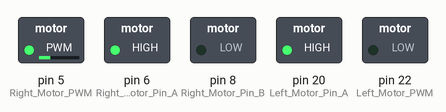
A sketch run on a simulated Arduino Mega 2560, built with avr-gcc and run on an emulated ATmega2560. On the bench: switched loads named in the sketch (green lamp = pin HIGH). What the sketch prints to the serial monitor is not drawn.

Above: at 0.1 s.
Timing chart, 0 to 1.6 s (numbered marks = the images above):
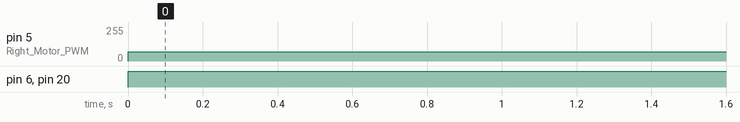

Measured:
- by itself, pin 5 (Right_Motor_PWM): 0/255 → 71/255 at 0.00 s
- by itself, pin 6 (Right_Motor_Pin_A), pin 20 (Left_Motor_Pin_A): LOW → HIGH at 0.00 s

The sketch:

Platform_Distance_Test_R07.ino
```cpp
// (licence header left out)
// ================================================================
// ===               INTERRUPT DETECTION ROUTINE                ===
// ================================================================

volatile bool mpuInterrupt = false;     // indicates whether MPU interrupt pin has gone high
void dmpDataReady() {
  mpuInterrupt = true;
}


////////////////////////////////////////////////////////////////////////////////////////

///////////////////////////////////////////////////////////////
//Encoder pins definition

// Left encoder

#define Left_Encoder_PinA 14
#define Left_Encoder_PinB 15

volatile long Left_Encoder_Ticks = 0;
volatile bool LeftEncoderBSet;

//Right Encoder

#define Right_Encoder_PinA 12
#define Right_Encoder_PinB 11
volatile long Right_Encoder_Ticks = 0;
volatile bool RightEncoderBSet;

//Motor Pin definition
//Left Motor pins    1 20 22
#define Left_Motor_Pin_A 20  //was 20
#define Left_Motor_Pin_B 1

//PWM 1 pin number
#define Left_Motor_PWM 22  // for Teensy 3.6  for Teensy 4.1


//Right Motor  //6 8 5
#define Right_Motor_Pin_A 6 //was 6
#define Right_Motor_Pin_B 8

//PWM 2 pin number
#define Right_Motor_PWM 5


/////////////////////////////////////////////////////////////////////////////////////////
//Time  update variables

unsigned long LastUpdateMicrosecs = 0;
unsigned long LastUpdateMillisecs = 0;
unsigned long CurrentMicrosecs = 0;
unsigned long MicrosecsSinceLastUpdate = 0;
float SecondsSinceLastUpdate = 0;

///////////////////////////////////////////////////////////////////////////////////////
//Motor speed defined
//Motor left and right speed
float motor_left_speed = 6.25;       //************** set these to the speed you want in cm/sec
float motor_right_speed = 6.25;
float motor_left_ticks_act = 0;
float motor_right_ticks_act = 0;
float motor_left_ticks_set = 0;
float motor_right_ticks_set = 0;
float motor_left_total_ticks = 0;
float motor_right_total_ticks = 0;
int motor_ticks_cm = 16.5;     // ticks per cm xxx measured
int motor_right_pwm = 71;
int motor_left_pwm = 70;
float PRE_motor_right_pwm = 0;

// ticks per cm  = 52.6  50 gear ratio * 16 PPR /15.2 cm  wheel circumference
/////////////////////////////////////////////////////////////////


//Setup serial, encoders,  functions
void setup()
{

  //Init Serial port with 9600 baud rate  ************Note this is significantly slower than
  Serial.begin(9600);

  //Setup Encoders
  SetupEncoders();
  //Setup Motors
  SetupMotors();
  // motor_left_ticks_set = motor_ticks_cm * motor_left_speed;
  //  motor_right_ticks_set = motor_ticks_cm * motor_right_speed;
  motor_left_ticks_set = 270;
  motor_right_ticks_set = 270;


}

//SetupEncoders() Definition

void SetupEncoders()
{
  // Quadrature encoders  ************* note not used as quadrature encoder  we know what direction so we don't need the encoder to tell us
  // Left encoder
  pinMode(Left_Encoder_PinA, INPUT_PULLUP);      // sets pin A as input
  pinMode(Left_Encoder_PinB, INPUT_PULLUP);      // sets pin B as input
  //Attaching interrupt in Left_Enc_PinA.
  attachInterrupt(Left_Encoder_PinB, do_Left_Encoder, RISING);


  // Right encoder
  pinMode(Right_Encoder_PinA, INPUT_PULLUP);      // sets pin A as input
  pinMode(Right_Encoder_PinB, INPUT_PULLUP);      // sets pin B as input
  //Attaching interrupt in Right_Enc_PinA.
  attachInterrupt(Right_Encoder_PinB, do_Right_Encoder, RISING);

}

/////////////////////////////////////////////////////////////////////////////////////////////////////////////////////////////////////////////////////////////////////////////////////////
//Setup Motors() function

void SetupMotors()    //these are the direction bits
{

  //Left motor
  pinMode(Left_Motor_Pin_A, OUTPUT);
  pinMode(Left_Motor_Pin_B, OUTPUT);


  //Right Motor
  pinMode(Right_Motor_Pin_A, OUTPUT);
  pinMode(Right_Motor_Pin_B, OUTPUT);

}


//////////////////////////////////////////////////////////////////////////////////////////////////////////////////////////////////////////////////////////////////////////////////////////////////
//MAIN LOOP

void loop()
{


  //Send time information through serial port
  // Update_Time();

  //Send encoders values through serial port
  Update_Encoders();


  //Update motor values with corresponding speed and send speed values through serial port
  Update_Motors();

  if (motor_left_total_ticks > 2000)
  { motor_left_pwm = 0;
    PRE_motor_right_pwm = 0;
    motor_right_pwm = 0;
  }

  delay(1000);


}


//////////////////////////////////////////////////////////////////////////////////////////////////////////////////////////////////////////////////////////////////////////////////////
//do_Left_Encoder() Definitions  interrupt handler
void do_Left_Encoder()
{
  // Test transition; since the interrupt will only fire on 'rising' we don't need to read pin A
  // LeftEncoderBSet = digitalRead(Left_Encoder_PinB);   // read the input pin
  motor_left_ticks_act += LeftEncoderBSet ? -1 : +1;
  //  motor_left_ticks_act = motor_left_ticks_act +1;
}
//////////////////////////////////////////////////////////////////////////////////////////////////////////////////////////////////////////////////////////////////////////////////////
//do_Right_Encoder() Definitions   interrupt handler

void do_Right_Encoder()
{

  // RightEncoderBSet = digitalRead(Right_Encoder_PinB);   // read the input pin
  motor_right_ticks_act += RightEncoderBSet ? -1 : +1;
  //motor_right_ticks_act = motor_right_ticks_act +1;
  //motor_right_ticks_act = motor_right_ticks_act ;

}


////////////////////////////////////////////////////////////////////////////////////////////////////////////////////////////////////////////////////////////////////////////////////////
//Will update both motors
void Update_Motors()
{

  moveRightMotor(motor_right_pwm);
  moveLeftMotor(motor_left_pwm );

  if (motor_left_total_ticks - motor_right_total_ticks > 8 )
  {
    PRE_motor_right_pwm = PRE_motor_right_pwm + 0.1;
  //  motor_right_pwm = PRE_motor_right_pwm;
  }
  if (motor_left_total_ticks - motor_right_total_ticks < -8)
  {
    //   motor_right_pwm = motor_right_pwm -1;
    PRE_motor_right_pwm = PRE_motor_right_pwm - 0.1;
 //   motor_right_pwm = PRE_motor_right_pwm;
  }
  if (PRE_motor_right_pwm > 1)
  { motor_right_pwm = motor_right_pwm + 1;
    PRE_motor_right_pwm = 0;
  }

  if (PRE_motor_right_pwm < -1)
  { motor_right_pwm = motor_right_pwm - 1;
    PRE_motor_right_pwm = 0;
  }


  /*
    if (motor_right_ticks_act > motor_right_ticks_set)
    {
      motor_right_pwm = motor_right_pwm - 1;
    }
    else
    {
      motor_right_pwm = motor_right_pwm + 10;
    }

    if (motor_left_ticks_act > motor_left_ticks_set)
    {
      motor_left_pwm = motor_left_pwm - 1;
    }
    else
    {
      motor_left_pwm = motor_left_pwm + 10;   //was 10
    }
  */
  // Serial.print("motor_left_speed act");
  // Serial.print("\t");
  // Serial.print(motor_left_ticks_act /motor_ticks_cm ); // (ticks/sec) / (ticks/cm)
  //Serial.print("\t");
  Serial.print("Delta");
  Serial.print("\t");
  Serial.print(motor_left_total_ticks - motor_right_total_ticks  );
  Serial.print("\t");
  Serial.print("Right_PWM");
  Serial.print("\t");
  Serial.print(motor_right_pwm );
  Serial.print("\n");
  motor_right_total_ticks = motor_right_ticks_act + motor_right_total_ticks;
  motor_left_total_ticks = motor_left_ticks_act + motor_left_total_ticks;
  motor_right_ticks_act = 0;
  motor_left_ticks_act = 0;
}
////////////////////////////////////////////////////////////////////////////////////////////////////////////////////////
//Will update both encoder value through serial port
void Update_Encoders()
{

  Serial.print("left total ticks");
  Serial.print("\t");
  Serial.print(motor_left_total_ticks);
  Serial.print("\t");
  Serial.print("right_total ticks");
  Serial.print("\t");
  Serial.print(motor_right_total_ticks);
  Serial.print("\t");


}


//////////////////////////////////////////////////////////////////////////////////////////////////////////////////////
//Update time function
void Update_Time()
{


  CurrentMicrosecs = micros();
  LastUpdateMillisecs = millis();
  MicrosecsSinceLastUpdate = CurrentMicrosecs - LastUpdateMicrosecs;
  if (MicrosecsSinceLastUpdate < 0)
  {
    ///// MicrosecsSinceLastUpdate = INT_MIN - LastUpdateMicrosecs + CurrentMicrosecs;

  }
  LastUpdateMicrosecs = CurrentMicrosecs;
  SecondsSinceLastUpdate = MicrosecsSinceLastUpdate / 1000000.0;

  Serial.print("time");
  Serial.print("\t");
  Serial.print(LastUpdateMicrosecs);
  Serial.print("\t");
  Serial.print(SecondsSinceLastUpdate);
  Serial.print("\n");


}


////////////////////////////////////////////////////////////////////////////////////////////////////////////////////////////////////////////////////////////////////////////////////////

//Motor running function


void moveRightMotor(float rightServoValue)
{
  if (rightServoValue > 0)  //forward
  {

    digitalWrite(Right_Motor_Pin_A, HIGH);
    digitalWrite(Right_Motor_Pin_B, LOW);
    analogWrite(Right_Motor_PWM, rightServoValue);

  }
  else if (rightServoValue < 0) //backwards
  {
    digitalWrite(Right_Motor_Pin_A, LOW);
    digitalWrite(Right_Motor_Pin_B, HIGH);
    analogWrite(Right_Motor_PWM, abs(rightServoValue));

  }

  else if (rightServoValue == 0)  // stopped
  {
    digitalWrite(Right_Motor_Pin_A, HIGH);
    digitalWrite(Right_Motor_Pin_B, HIGH);


  }
}

////////////////////////////////////////////////////////////////////////////////////////////////////////////////
void moveLeftMotor(float leftServoValue)
{
  if (leftServoValue > 0)  //forward
  {
    digitalWrite(Left_Motor_Pin_A, HIGH);
    digitalWrite(Left_Motor_Pin_B, LOW);
    analogWrite(Left_Motor_PWM, leftServoValue);
  }
  else if (leftServoValue < 0) //backwards
  {
    digitalWrite(Left_Motor_Pin_A, LOW);
    digitalWrite(Left_Motor_Pin_B, HIGH);
    analogWrite(Left_Motor_PWM, abs(leftServoValue));

  }
  else if (leftServoValue == 0)  //stopped
  {

    digitalWrite(Left_Motor_Pin_A, HIGH);
    digitalWrite(Left_Motor_Pin_B, HIGH);

  }


}
```
